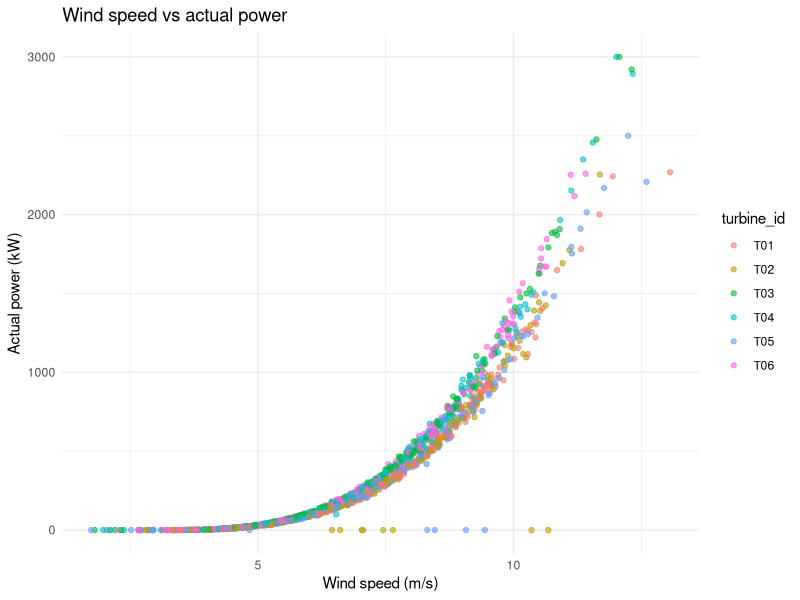

Write R code to recreate this figure.
# Wind Farm Performance Analytics — R starter
# Dataset is simulated for learning/interview practice.
# Run from this folder in R or RStudio.
# Packages: dplyr, ggplot2, readr

library(dplyr)
library(ggplot2)
library(readr)

df <- read_csv("wind_turbine_scada.csv", show_col_types = FALSE) %>%
  mutate(timestamp = as.POSIXct(timestamp, tz = "UTC"))

# 1. Data quality
cat("Rows:", nrow(df), " Columns:", ncol(df), "\n")
print(colSums(is.na(df)))
print(df %>% count(turbine_id, timestamp) %>% filter(n > 1))

# After reviewing duplicates, keep one record per turbine and timestamp.
df <- df %>%
  arrange(timestamp, turbine_id) %>%
  distinct(turbine_id, timestamp, .keep_all = TRUE)

# 2. Summary metrics. Each record represents one hour in this simulated dataset.
df <- df %>%
  mutate(
    actual_energy_kwh = actual_power_kw,
    expected_energy_kwh = expected_power_kw,
    estimated_gap_kwh = pmax(expected_energy_kwh - actual_energy_kwh, 0)
  )

summary <- df %>%
  group_by(turbine_id) %>%
  summarise(
    avg_actual_power_kw = mean(actual_power_kw, na.rm = TRUE),
    total_actual_energy_kwh = sum(actual_energy_kwh, na.rm = TRUE),
    total_expected_energy_kwh = sum(expected_energy_kwh, na.rm = TRUE),
    estimated_gap_kwh = sum(estimated_gap_kwh, na.rm = TRUE),
    missing_actual_readings = sum(is.na(actual_power_kw)),
    .groups = "drop"
  ) %>%
  mutate(gap_pct_of_expected =
           100 * estimated_gap_kwh / total_expected_energy_kwh)

print(summary)

# 3. Wind speed vs actual power
ggplot(filter(df, !is.na(actual_power_kw)),
       aes(x = wind_speed_ms, y = actual_power_kw, color = turbine_id)) +
  geom_point(alpha = 0.6) +
  labs(title = "Wind speed vs actual power",
       x = "Wind speed (m/s)", y = "Actual power (kW)") +
  theme_minimal()

# 4. Status counts
print(df %>% count(status, sort = TRUE))

# Caution: expected power is simulated. The gap is only a screening metric,
# not a confirmed energy-loss estimate or a Nordex-specific power curve.
